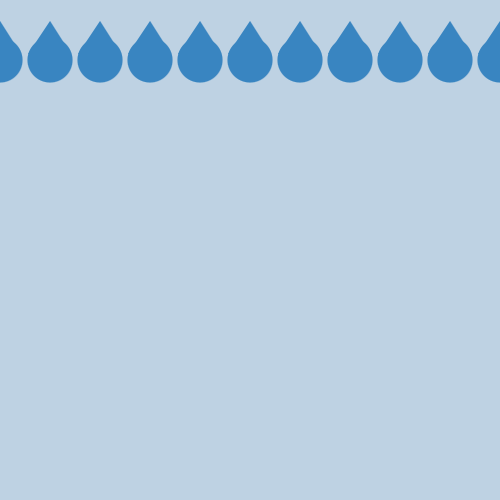
Frame 1 (no input)
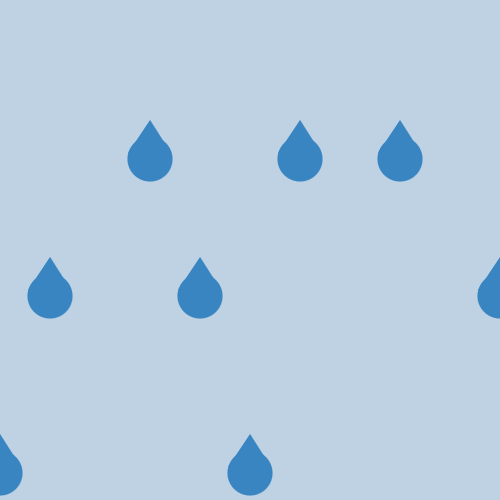
Frame 60 (the mouse pressed at the canvas centre just before this capture)
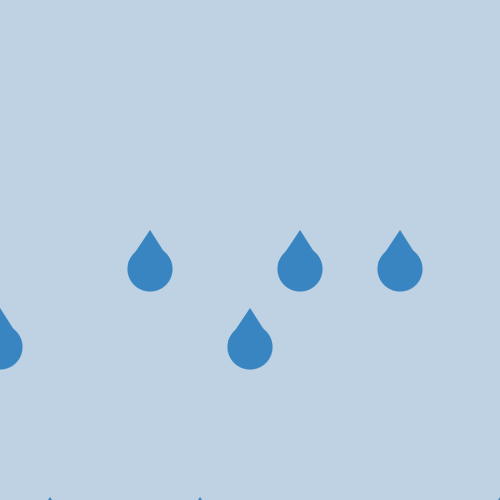
Frame 120 (the mouse held since frame 60 and released just before this capture)

The Processing sketch that drew these frames (run headless with seeded random() and noise(); from frame 60 on, the mouse is pressed at the canvas centre):

// Processing sketch: Anna_Kim___Raindrop_Animcation
// ── Anna_Kim___Raindrop_Animcation.pde
/*
Anna Kim 
6/30/2022
Raindrop Animation */

int y = -40;
int y2 = -40;
int y3 = -40;
int y4 = -40;

  void setup() {
  size(500, 500);
  tearDrop (100, y);
  textSize(40);

  int x = int(random(0, 10));
  abs(-5);
}

void tearDrop(float xOffset, float yOffset) {
  push();
  rectMode(CENTER);
  translate(xOffset, yOffset);
  fill(#3985C1);
  stroke(#3985C1);
  strokeWeight(0);
  circle(100, 100, 45);
  triangle(78, 94, 121, 94, 100, 61);
  pop();
}

void draw() {
  
    background(#BED2E3);

    tearDrop(-100, y);
    tearDrop(-50, y2);
    tearDrop(0, y3);
    tearDrop(50, y4);
    tearDrop(100, y2);
    tearDrop(150, y);
    tearDrop(200, y4);
    tearDrop(250, y3);
    tearDrop(300, y4);
    tearDrop(350, y3);
    tearDrop(400, y2);
    tearDrop(450, y);
    tearDrop(500, y4);

    y=y+7;
    y2=y2+4;
    y3=y3+9;
    y4=y4+11;
    
    

    if (y > 500) {
    y = -40;
  }
  if (y2 > 500) {
    y2 = -40;
  }
  if (y3 > 500) {
    y3 = -40;
  }
  if (y4 > 500) {
    y4 = -40;
  }
}
